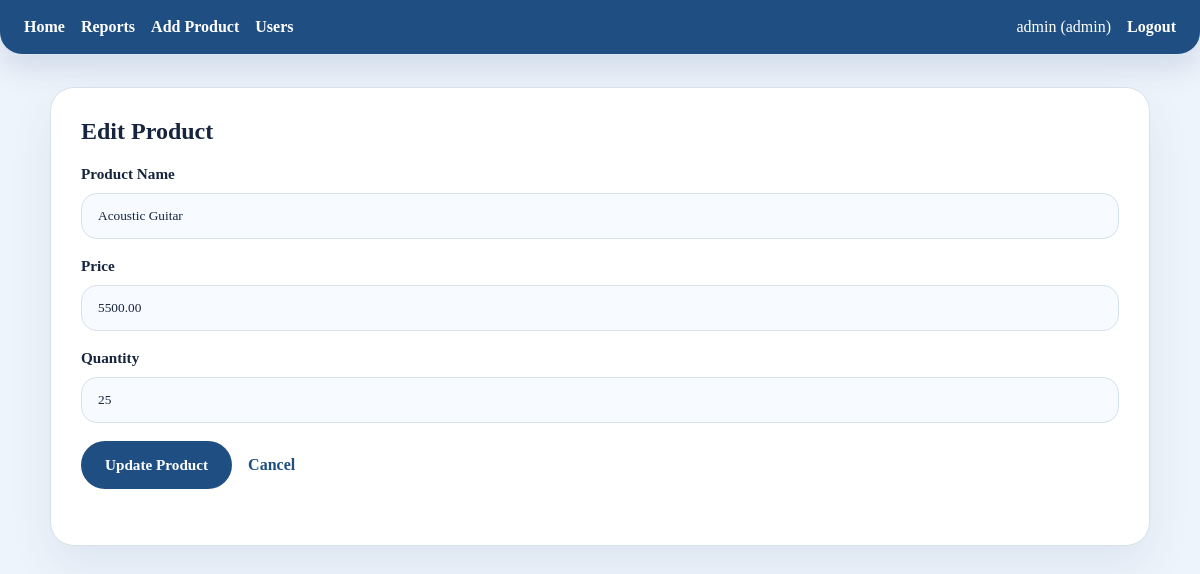
The app's page /Bacalso-4/edit.php?id=1 (signed in) with its own data.
### tables this page shows
CREATE TABLE `products` (
  `id` int(11) NOT NULL,
  `product_name` varchar(100) NOT NULL,
  `price` decimal(10,2) NOT NULL,
  `quantity` int(11) NOT NULL,
  `added_by` int(11) DEFAULT NULL,
  `description` text DEFAULT NULL,
  `category_id` int(11) DEFAULT NULL,
  `supplier_id` int(11) DEFAULT NULL,
  `created_at` timestamp NOT NULL DEFAULT current_timestamp()
);

### Bacalso-4/edit.php (the view, shortened to what this page needs)
<?php
require_once 'config.php';
$id = (int) ($_GET['id'] ?? 0);
$result = $conn->query("
    SELECT *
    FROM products
    WHERE id = $id
");
$product = $result->fetch_assoc();
?>
<!DOCTYPE html>
<html>
<head>
    <link rel="stylesheet" href="style.css">
</head>
<body>
    <?php include 'navbar.php'; ?>
    <div class="container">
        <h2>Edit Product</h2>
        <form method="POST">
            <label>Product Name</label>
            <input type="text" name="product_name" value="<?= htmlspecialchars($product['product_name']) ?>" required>
            <label>Price</label>
            <input type="number" step="0.01" name="price" value="<?= $product['price'] ?>" required>
            <label>Quantity</label>
            <input type="number" name="quantity" value="<?= $product['quantity'] ?>" required>
            <button type="submit" class="btn">
                Update Product
            </button>
            <a href="index.php" class="cancel">
                Cancel
            </a>
        </form>
    </div>
</body>
</html>

### Bacalso-4/style.css (style rules this page uses)
:root { --color-background: #eef4fb; --color-surface: #ffffff; --color-primary: #1f4f82; --color-secondary: #f08a5d; --color-text: #16243d; --color-muted: #5d6f88; --color-border: #d7e2ea; --color-accent: #d17c5f; --shadow: 0 20px 45px rgba(31, 64, 130, 0.08); }
* { box-sizing: border-box; }
html { scroll-behavior: smooth; }
body { margin: 0; min-height: 100vh; font-family: 'Segoe UI', Tahoma, Geneva, Verdana, sans-serif; background: var(--color-background); color: var(--color-text); }
body, input, button, select, textarea { font-family: inherit; }
a { color: var(--color-primary); text-decoration: none; }
button, .btn { display: inline-flex; align-items: center; justify-content: center; gap: 0.4rem; border: none; border-radius: 999px; background: var(--color-primary); color: #ffffff; cursor: pointer; padding: 0.95rem 1.5rem; font-size: 0.95rem; font-weight: 700; transition: background 0.2s ease, transform 0.2s ease; }
.cancel { display: inline-flex; align-items: center; color: var(--color-primary); font-weight: 700; margin-left: 12px; text-decoration: none; }
.container { max-width: 1100px; margin: 32px auto; padding: 30px; background: var(--color-surface); border: 1px solid var(--color-border); border-radius: 24px; box-shadow: var(--shadow); }
h1, h2, h3 { margin-top: 0; color: var(--color-text); }
h2 { margin-bottom: 20px; }
form { margin-bottom: 26px; }
label { display: block; margin-bottom: 10px; font-size: 0.95rem; font-weight: 700; color: var(--color-text); }
input[type="text"], input[type="email"], input[type="password"], input[type="number"], select, textarea { width: 100%; padding: 14px 16px; border: 1px solid var(--color-border); border-radius: 16px; background: #f7fbff; color: var(--color-text); transition: border-color 0.2s ease, box-shadow 0.2s ease; margin-bottom: 18px; }
input::placeholder, textarea::placeholder { color: var(--color-muted); }

### records on screen
products: product_name "Acoustic Guitar", price "5500.00", quantity "25"

### other values on screen
getUsername() "admin"
$_SESSION['role'] "admin"
